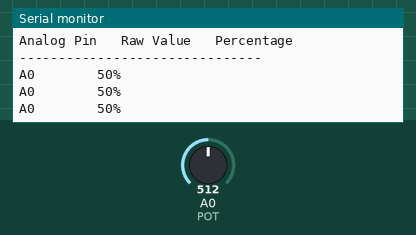
Recording of a sketch running on a simulated Arduino Uno, built with avr-gcc and run on an emulated ATmega328P. Shown: the last lines printed to the serial monitor. The inputs (shaded band) are chosen by the test bench; at power-on: A0 (POT) = 512.

Above: at 1.3 s.
1.4 s: A0 (POT) set to 716
At 1.9 s:
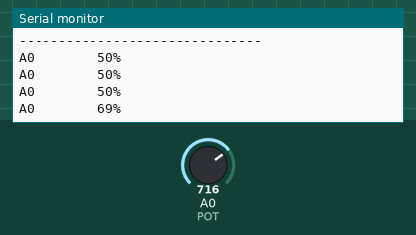
2.9 s: A0 (POT) set to 900
At 3.4 s:
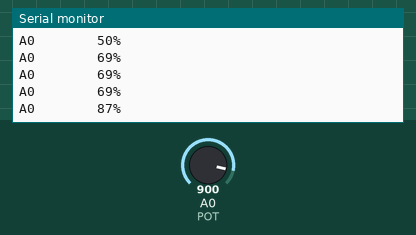
Timing chart, 0 to 5.9 s (numbered marks = the images above; inputs shaded):
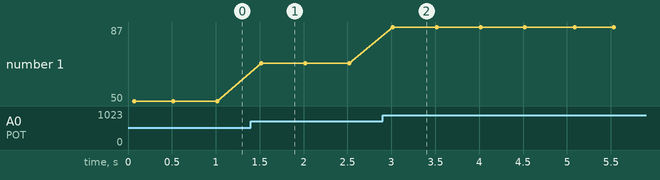

The sketch:

7.1.Serial.print_tab.ino
```cpp
#define POT A0 //Пин потенциометра

void setup() {
  Serial.begin(9600); //Запускаем последовательный порт, скорость 9600 бод
}

void loop() {
  Serial.println("\nAnalog Pin \tRaw Value \tPercentage"); // \n - новая строка, \t - табуляция
  Serial.println("-------------------------------");

  for (int i = 0; i < 10; i++) {
    int val = analogRead(POT); //Считывание аналогового сигнала
    int per = map(val, 0, 1023, 0, 100); //Масштабируем значение с потенциометра
    Serial.print("A0\t\t"); //Выводим текст "А0" и вставляем табуляцию дважды
    Serial.print("\t\t"); //Вставляем табуляцию дважды
    Serial.print(per); //Выводим на экран аналоговое значение в процентах
    Serial.println("%"); // Отображаем символ
    delay(500); //Ждём полсекунды
  }

}
```

Measured:
- after the input at 1.4 s, the serial monitor: prints a new line after 0.12 s (image 1)
- after the input at 2.9 s, the serial monitor: prints a new line after 0.12 s (image 2)
- plotted number 1: 50 → 69 after the input at 1.4 s, 69 → 87 after the input at 2.9 s
